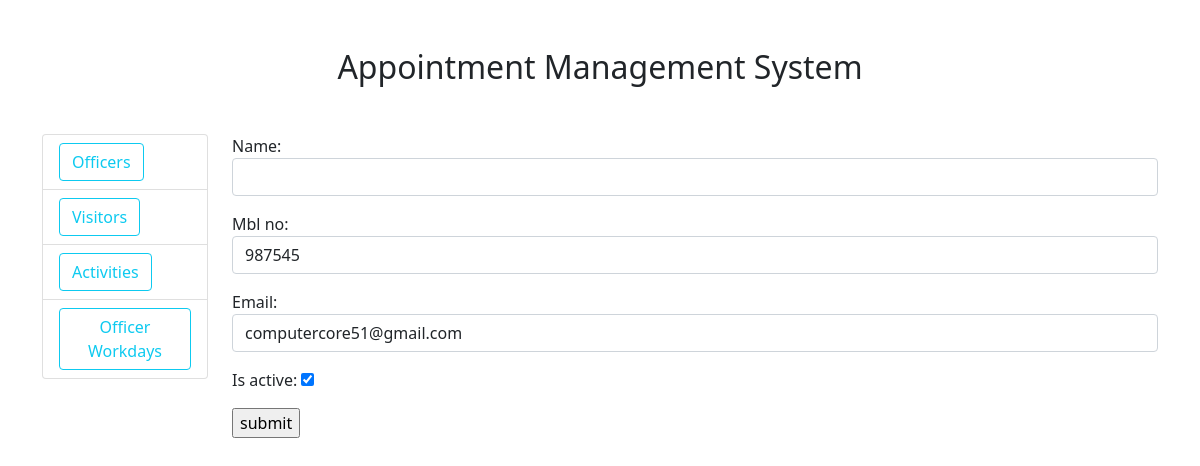
Page /visitor/update-visitor/5/ on the committed database.
### visitors/models.py (models this page shows, shortened)
class Visitors(models.Model):
	name = models.CharField(max_length=50)
	mbl_no = models.CharField(max_length=50)
	email = models.EmailField(max_length=50)
	is_active = models.BooleanField(default=True)

### visitors/views.py (the view, shortened to what this page needs)
# urls.py: path('update-visitor/<str:id>/',views.updatevisitor,name="update-visitor"),
def updatevisitor(request,id):
	visitor = Visitors.objects.get(id=id)
	form = VisitorForm(instance=visitor)
	content = {'form':form}
	return render(request, 'visitors/createvisitor.html',content)

### visitors/forms.py
class VisitorForm(ModelForm):
	class Meta:
		model = Visitors
		fields = '__all__'
		widgets = {
			'name':forms.Select(attrs={'class':'form-control'}),
			'mbl_no': forms.TextInput(attrs={'class':'form-control'}),
			'email': forms.EmailInput(attrs={'class':'form-control'}),
		}

### Templates/visitors/createvisitor.html (shortened to what this page needs)
{% extends 'home.html' %}
{% block content %}
<div>
	<form method="POST" action="">
		{{form.as_p}}
		<input type="submit" value="submit"/>
	</form>
</div>
{%endblock%}

### rows in the picture
Visitors: mbl_no "987545", email "computercore51@gmail.com", is_active "☑"
